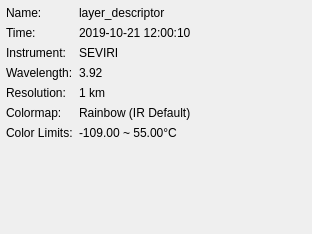
<?xml version="1.0" encoding="UTF-8"?>
<ui version="4.0">
 <class>LayerDetailsPane</class>
 <widget class="QWidget" name="LayerDetailsPane">
  <property name="geometry">
   <rect>
    <x>0</x>
    <y>0</y>
    <width>312</width>
    <height>234</height>
   </rect>
  </property>
  <property name="sizePolicy">
   <sizepolicy hsizetype="Minimum" vsizetype="Minimum">
    <horstretch>0</horstretch>
    <verstretch>0</verstretch>
   </sizepolicy>
  </property>
  <property name="windowTitle">
   <string>Form</string>
  </property>
  <layout class="QVBoxLayout" name="verticalLayout">
   <property name="spacing">
    <number>6</number>
   </property>
   <property name="sizeConstraint">
    <enum>QLayout::SetMinimumSize</enum>
   </property>
   <property name="leftMargin">
    <number>6</number>
   </property>
   <property name="topMargin">
    <number>6</number>
   </property>
   <property name="rightMargin">
    <number>6</number>
   </property>
   <property name="bottomMargin">
    <number>6</number>
   </property>
   <item>
    <layout class="QFormLayout" name="formLayout">
     <property name="sizeConstraint">
      <enum>QLayout::SetFixedSize</enum>
     </property>
     <property name="horizontalSpacing">
      <number>6</number>
     </property>
     <property name="verticalSpacing">
      <number>6</number>
     </property>
     <item row="0" column="0">
      <widget class="QLabel" name="layerNameLabel">
       <property name="text">
        <string>Name:</string>
       </property>
      </widget>
     </item>
     <item row="0" column="1">
      <widget class="QLabel" name="layerNameValue">
       <property name="text">
        <string>layer_descriptor</string>
       </property>
      </widget>
     </item>
     <item row="1" column="0">
      <widget class="QLabel" name="layerVisibleSchedTimeLabel">
       <property name="text">
        <string>Time:</string>
       </property>
      </widget>
     </item>
     <item row="1" column="1">
      <widget class="QLabel" name="layerVisibleSchedTimeValue">
       <property name="text">
        <string>2019-10-21 12:00:10</string>
       </property>
      </widget>
     </item>
     <item row="2" column="0">
      <widget class="QLabel" name="layerInstrumentLabel">
       <property name="text">
        <string>Instrument:</string>
       </property>
      </widget>
     </item>
     <item row="2" column="1">
      <widget class="QLabel" name="layerInstrumentValue">
       <property name="text">
        <string>SEVIRI</string>
       </property>
      </widget>
     </item>
     <item row="3" column="0">
      <widget class="QLabel" name="layerWavelengthLabel">
       <property name="text">
        <string>Wavelength:</string>
       </property>
      </widget>
     </item>
     <item row="3" column="1">
      <widget class="QLabel" name="layerWavelengthValue">
       <property name="text">
        <string>3.92 </string>
       </property>
      </widget>
     </item>
     <item row="5" column="0">
      <widget class="QLabel" name="layerColormapLabel">
       <property name="text">
        <string>Colormap:</string>
       </property>
      </widget>
     </item>
     <item row="5" column="1">
      <widget class="QLabel" name="layerColormapValue">
       <property name="text">
        <string>Rainbow (IR Default)</string>
       </property>
      </widget>
     </item>
     <item row="6" column="0">
      <widget class="QLabel" name="layerColorLimitsLabel">
       <property name="text">
        <string>Color Limits:</string>
       </property>
      </widget>
     </item>
     <item row="6" column="1">
      <widget class="QLabel" name="layerColorLimitsValue">
       <property name="text">
        <string>-109.00 ~ 55.00°C</string>
       </property>
      </widget>
     </item>
     <item row="4" column="0">
      <widget class="QLabel" name="layerResolutionLabel">
       <property name="text">
        <string>Resolution:</string>
       </property>
      </widget>
     </item>
     <item row="4" column="1">
      <widget class="QLabel" name="layerResolutionValue">
       <property name="text">
        <string>1 km</string>
       </property>
      </widget>
     </item>
    </layout>
   </item>
   <item>
    <widget class="QNoScrollWebView" name="layerColormapVisual" native="true">
     <property name="minimumSize">
      <size>
       <width>300</width>
       <height>30</height>
      </size>
     </property>
     <property name="maximumSize">
      <size>
       <width>300</width>
       <height>30</height>
      </size>
     </property>
    </widget>
   </item>
   <item>
    <spacer name="verticalSpacer">
     <property name="orientation">
      <enum>Qt::Vertical</enum>
     </property>
     <property name="sizeHint" stdset="0">
      <size>
       <width>20</width>
       <height>40</height>
      </size>
     </property>
    </spacer>
   </item>
  </layout>
 </widget>
 <customwidgets>
  <customwidget>
   <class>QNoScrollWebView</class>
   <extends>QWidget</extends>
   <header>uwsift.ui.custom_widgets</header>
   <container>1</container>
  </customwidget>
 </customwidgets>
 <resources/>
 <connections/>
</ui>
